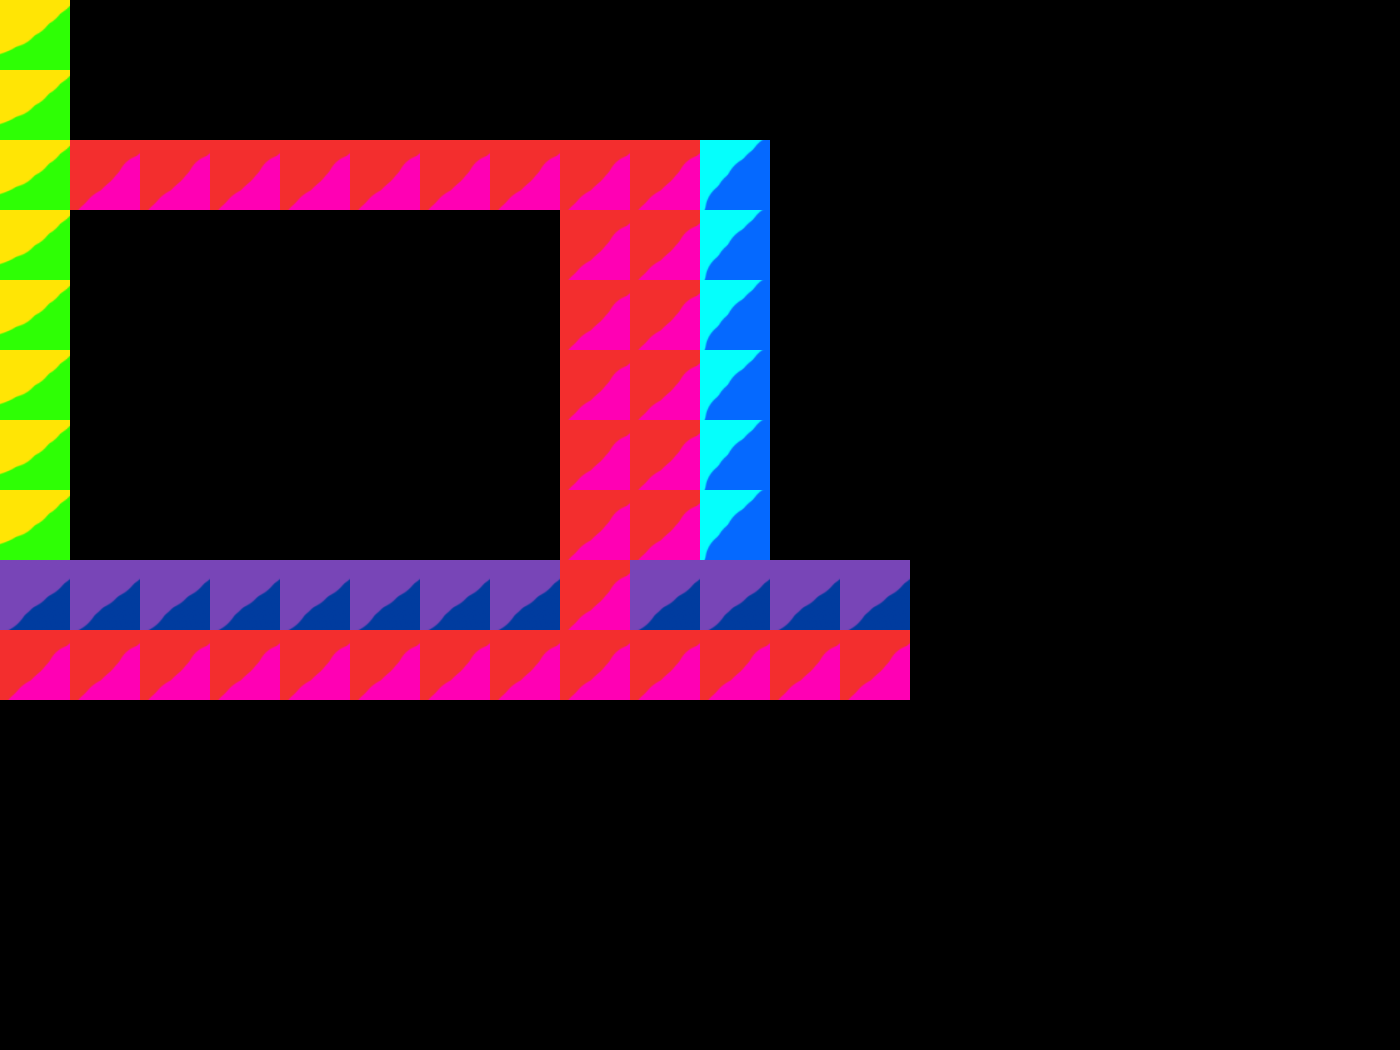

A 2D game scene composited from a Tiled map and its tileset images. What follows is a short description and the map's XML, with every tile layer's data as written:
An orthogonal 20x15 tile map with 70x70 px tiles, 1 tile layer (Tile Layer 1) and 2 objects (2x Player).

<map version="1.2" tiledversion="1.3.1" orientation="orthogonal" renderorder="right-down" compressionlevel="0" width="20" height="15" tilewidth="70" tileheight="70" infinite="0" nextlayerid="4" nextobjectid="3">
 <tileset firstgid="1" name="TilesTest" tilewidth="70" tileheight="70" tilecount="4" columns="2">
  <image source="TilesTest.png" width="140" height="140" />
 </tileset>
 <layer id="1" name="Tile Layer 1" width="20" height="15">
  <data encoding="csv">
3,0,0,0,0,0,0,0,0,0,0,0,0,0,0,0,0,0,0,0,
3,0,0,0,0,0,0,0,0,0,0,0,0,0,0,0,0,0,0,0,
3,1,1,1,1,1,1,1,1,1,4,0,0,0,0,0,0,0,0,0,
3,0,0,0,0,0,0,0,1,1,4,0,0,0,0,0,0,0,0,0,
3,0,0,0,0,0,0,0,1,1,4,0,0,0,0,0,0,0,0,0,
3,0,0,0,0,0,0,0,1,1,4,0,0,0,0,0,0,0,0,0,
3,0,0,0,0,0,0,0,1,1,4,0,0,0,0,0,0,0,0,0,
3,0,0,0,0,0,0,0,1,1,4,0,0,0,0,0,0,0,0,0,
2,2,2,2,2,2,2,2,1,2,2,2,2,0,0,0,0,0,0,0,
1,1,1,1,1,1,1,1,1,1,1,1,1,0,0,0,0,0,0,0,
0,0,0,0,0,0,0,0,0,0,0,0,0,0,0,0,0,0,0,0,
0,0,0,0,0,0,0,0,0,0,0,0,0,0,0,0,0,0,0,0,
0,0,0,0,0,0,0,0,0,0,0,0,0,0,0,0,0,0,0,0,
0,0,0,0,0,0,0,0,0,0,0,0,0,0,0,0,0,0,0,0,
0,0,0,0,0,0,0,0,0,0,0,0,0,0,0,0,0,0,0,0
</data>
 </layer>
 <objectgroup id="2" name="Object Layer 1">
  <object id="1" type="Player" x="168" y="350.667" width="30" height="26">
   <properties>
    <property name="MaxSpeed" type="int" value="5" />
   </properties>
  </object>
  <object id="2" type="Player" x="251" y="349" width="30" height="26">
   <properties>
    <property name="MaxSpeed" type="int" value="5" />
   </properties>
  </object>
 </objectgroup>
</map>
